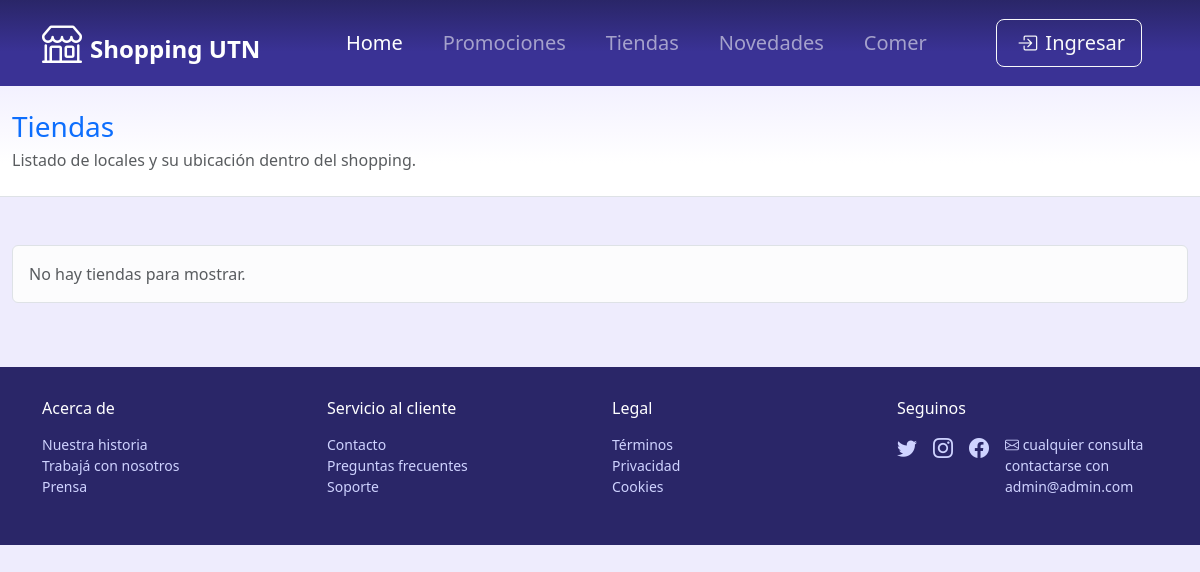
Before: /View/Tienda.php with the older database file.
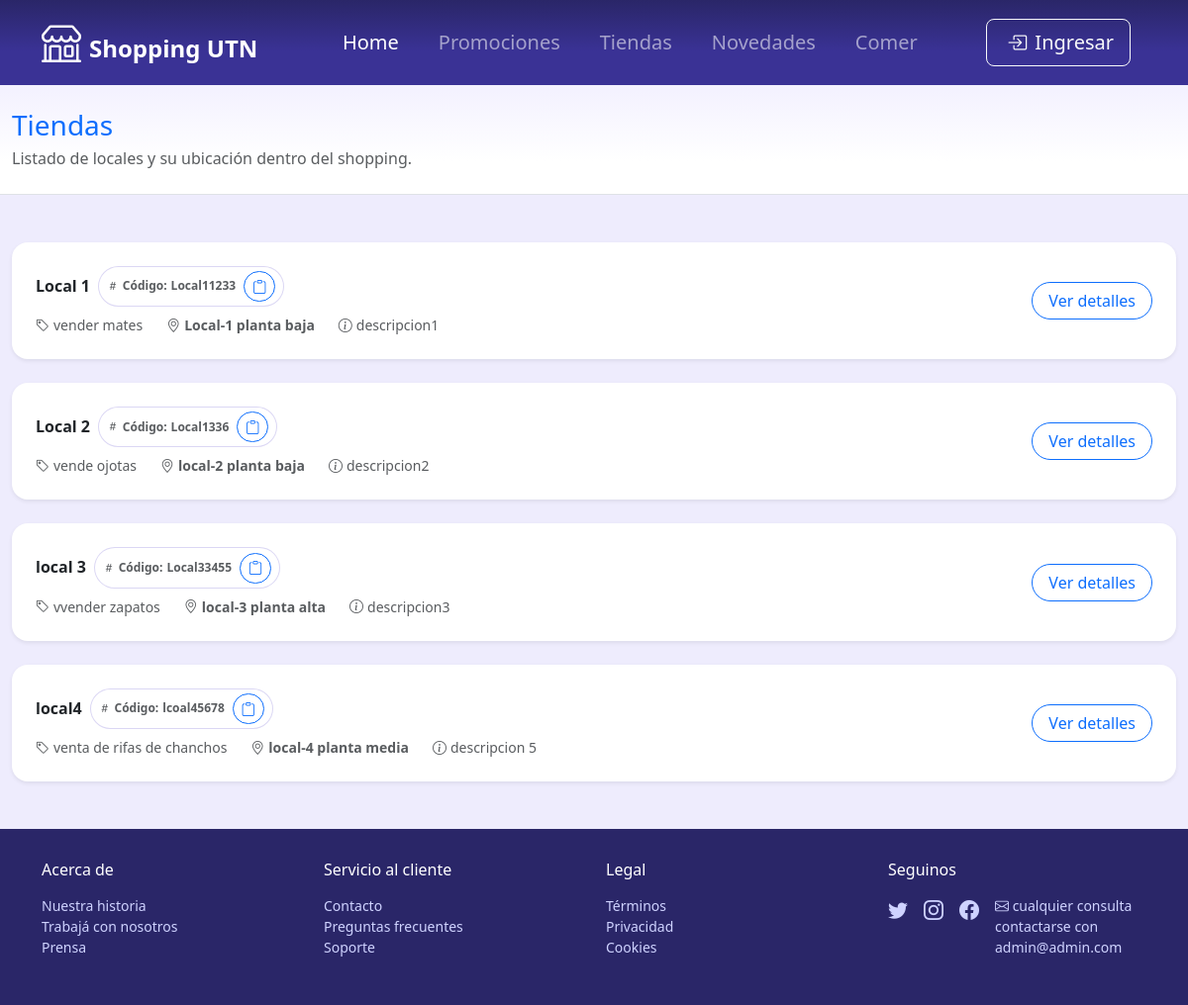
After: the same page with the newer database file.
### tables this page shows
CREATE TABLE `local` (
  `IDlocal` int NOT NULL AUTO_INCREMENT,
  `nombre` varchar(45) NOT NULL,
  `rubro` varchar(45) NOT NULL,
  `usuarioFK` int NOT NULL,
  `ubicacionFK` int DEFAULT NULL,
  `codigo` varchar(50) DEFAULT NULL,
  PRIMARY KEY (`IDlocal`),
  KEY `usuario-local_idx` (`usuarioFK`),
  KEY `local-ubicacion_idx` (`ubicacionFK`),
  CONSTRAINT `local-ubicacion` FOREIGN KEY (`ubicacionFK`) REFERENCES `ubicacion` (`IDubicacion`),
  CONSTRAINT `usuario-local` FOREIGN KEY (`usuarioFK`) REFERENCES `usuario` (`IDusuario`)
);

CREATE TABLE `ubicacion` (
  `IDubicacion` int NOT NULL AUTO_INCREMENT,
  `nombre` varchar(45) NOT NULL,
  `Descripcion` varchar(500) NOT NULL,
  `estado` int NOT NULL,
  PRIMARY KEY (`IDubicacion`)
);

### Model/ListadoTienda.php (called while the page is built, shortened)
<?php
if (!function_exists('listarTiendas')) {
  function listarTiendas(int $limit = 200): array {
    $pdo = getConnection();
    $sql = "
      SELECT
        l.IDlocal,
        l.nombre                                   AS local_nombre,
        l.rubro                                    AS local_rubro,
        l.codigo as codigo,
        l.ubicacionFK,
        u.IDubicacion,
        u.nombre                                   AS ubicacion_nombre,
        COALESCE(u.Descripcion, u.descripcion)     AS ubicacion_descripcion
      FROM `local` AS l
      LEFT JOIN `ubicacion` AS u
        ON u.IDubicacion = l.ubicacionFK
      ORDER BY l.nombre ASC
      LIMIT :lim
    ";
    $st = $pdo->prepare($sql);
    $st->bindValue(':lim', $limit, PDO::PARAM_INT);
    $st->execute();
    return $st->fetchAll(PDO::FETCH_ASSOC) ?: [];
  }
}

### View/Tienda.php (the view, shortened to what this page needs)
<?php
include("../Model/ListadoTienda.php");
$tiendas = listarTiendas(200);
function h($v){ return htmlspecialchars((string)$v, ENT_QUOTES, 'UTF-8'); }
?>
<!doctype html>
<html lang="es" data-bs-theme="light">
<head>
  <link href="https://cdn.jsdelivr.net/npm/bootstrap@5.3.3/dist/css/bootstrap.min.css" rel="stylesheet">
  <link href="https://cdn.jsdelivr.net/npm/bootstrap-icons@1.11.3/font/bootstrap-icons.css" rel="stylesheet">
</head>
<body style=" background-color: #eeecfd">
  <?php include_once(__DIR__ . "/../layouts/Navbar.php"); ?>
  <section class="hero border-bottom py-3 py-md-4">
    <div class="container-xxl">
      <h1 class="h3 text-primary mb-1">Tiendas</h1>
      <p class="text-body-secondary mb-0">Listado de locales y su ubicación dentro del shopping.</p>
    </div>
  </section>
  <main class="container-xxl py-4 py-md-5">
    <?php if (empty($tiendas)): ?>
      <div class="alert alert-light border text-body-secondary">No hay tiendas para mostrar.</div>
    <?php else: ?>
      <div class="row row-cols-1 gy-3 gy-md-4">
        <?php foreach ($tiendas as $t): ?>
          <?php
            $localNombre = $t['local_nombre'] ?? '';
            $localRubro  = $t['local_rubro']  ?? '';
            $ubiNombre   = $t['ubicacion_nombre'] ?? '—';
            $ubiDesc     = $t['ubicacion_descripcion'] ?? '—';
            $codigo      = $t['codigo'] ?? ($t['local_codigo'] ?? ($t['codigo_local'] ?? ''));
          ?>
          <div class="col">
            <article class="card tile rounded-4 shadow-sm border-0">
              <div class="card-body p-3 p-md-4 d-flex flex-column flex-lg-row align-items-lg-center gap-3">
                <div class="flex-grow-1">
                  <div class="d-flex align-items-center gap-2 flex-wrap">
                    <h2 class="h6 mb-0 fw-semibold"><?= h($localNombre) ?></h2>
                    <?php if ($codigo !== ''): ?>
                      <span class="badge rounded-pill code-pill text-body-secondary d-inline-flex align-items-center">
                        <i class="bi bi-hash me-1"></i>
                        <span class="me-1">Código:</span>
                        <strong class="me-2"><?= h($codigo) ?></strong>
                        <button type="button"
                                class="btn btn-sm btn-outline-primary rounded-pill copy-code"
                                data-code="<?= h($codigo) ?>"
                                title="Copiar código">
                          <i class="bi bi-clipboard"></i>
                        </button>
                      </span>
                    <?php else: ?>
                      <span class="badge rounded-pill text-bg-light border">Sin código</span>
                    <?php endif; ?>
                  </div>
                  <ul class="list-inline text-body-secondary small mb-0 mt-2 d-flex flex-wrap gap-3">
                    <li class="list-inline-item" title="Rubro">
                      <i class="bi bi-tag me-1"></i><?= h($localRubro ?: '—') ?>
                    </li>
                    <li class="list-inline-item" title="Ubicación">
                      <i class="bi bi-geo-alt me-1"></i><strong><?= h($ubiNombre) ?></strong>
                    </li>
                    <li class="list-inline-item d-none d-md-inline" title="Descripción de la ubicación">
                      <i class="bi bi-info-circle me-1"></i><?= h(mb_strimwidth($ubiDesc, 0, 100, '…', 'UTF-8')) ?>
                    </li>
                  </ul>
                </div>
                <div class="ms-lg-auto">
                  <button
                    class="btn btn-outline-primary rounded-pill px-3"
                    data-bs-toggle="modal" data-bs-target="#tiendaModal"
                    data-nombre="<?= h($localNombre) ?>"
                    data-rubro="<?= h($localRubro ?: '—') ?>"
                    data-ubicacion="<?= h($ubiNombre) ?>"
                    data-ubicaciondesc="<?= h($ubiDesc) ?>"
                  >Ver detalles</button>
                </div>
              </div>
            </article>
          </div>
        <?php endforeach; ?>
      </div>
    <?php endif; ?>
  </main>
  <?php include_once(__DIR__ . "/../layouts/footer.php"); ?>
</body>
</html>

Changed rows visible on the page:
added local: nombre "Local 1", codigo "Local11233", rubro "vender mates", ubicacionFK.nombre "Local-1 planta baja", ubiDesc "descripcion1"
added local: nombre "Local 2", codigo "Local1336", rubro "vende ojotas", ubicacionFK.nombre "local-2 planta baja", ubiDesc "descripcion2"
added local: nombre "local 3", codigo "Local33455", rubro "vvender zapatos", ubicacionFK.nombre "local-3 planta alta", ubiDesc "descripcion3"
added local: nombre "local4", codigo "lcoal45678", rubro "venta de rifas de chanchos", ubicacionFK.nombre "local-4 planta media", ubiDesc "descripcion 5"
Other visible differences:
text no longer shown: "No hay tiendas para mostrar."
